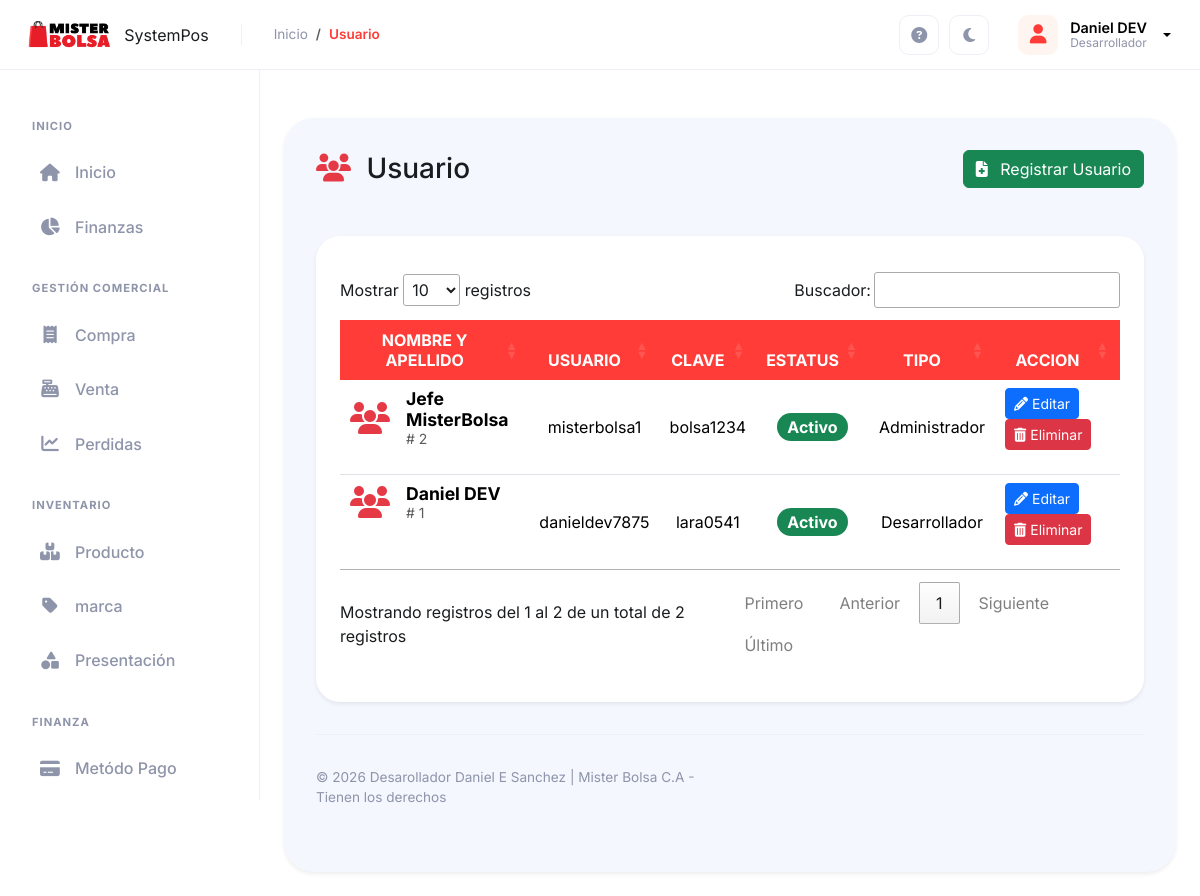
The app's page /controlador/usuario.php (signed in) with its own data.
### tables this page shows
CREATE TABLE `usuario` (
  `id_usuario` int(11) NOT NULL,
  `nombre` varchar(100) NOT NULL,
  `apellido` varchar(100) NOT NULL,
  `usuario` varchar(16) NOT NULL,
  `clave` varchar(16) NOT NULL,
  `estatus` int(1) NOT NULL,
  `id_tipo` int(11) NOT NULL
);

CREATE TABLE `tipo_usuario` (
  `id_tipo` int(11) NOT NULL,
  `nombre` varchar(100) NOT NULL,
  `nivel` int(1) NOT NULL,
  `estatus` int(1) NOT NULL
);

### modelo/usuario.php (called while the page is built, shortened)
<?php
require_once 'conexion.php';
class Usuario extends Conexion{
    function __construct(){
        $this->conex = new Conexion();
        $this->conex = $this->conex->Conex();
    }
    public function consultar($limite = 200){
        $registro="SELECT u.*,tu.id_tipo, tu.nombre AS nombre_tipo
        FROM usuario u
        INNER JOIN  tipo_usuario tu ON u.id_tipo = tu.id_tipo
        ORDER BY u.id_usuario DESC  LIMIT :limite";
        $consulta = $this->conex->prepare($registro);
           $consulta->bindParam(':limite', $limite, PDO::PARAM_INT);
        $resul = $consulta->execute();
        $datos=$consulta->fetchAll(PDO::FETCH_ASSOC);
            if ($resul){
                return $datos;
            } else{
                return $res = 0;
            }
    }
}

### modelo/conexion.php (called while the page is built, shortened)
<?php
	class Conexion extends PDO{
	private $conex ;
	public function __construct(){
		$conexstring ="mysql:host="._DB_HOST_.";dbname="._DB_NAME_.";charset=utf8";
	try {
		$this->conex = new PDO($conexstring, _DB_USER_, _DB_PASS_);
		$this->conex->setAttribute(PDO::ATTR_ERRMODE, PDO::ERRMODE_EXCEPTION);
	}
	catch (PDOException $e) {
		die ("Conexión Fallida".$e->getMessage());
	}
}
	public function Conex(){
	return $this->conex;
	}
}
?>

### vista/usuario.php (the view, shortened to what this page needs)
<!doctype html>
<html lang="en">
<head>
    <?php require_once 'complementos/head2.php'; ?>
</head>
<body>
  <?php require_once 'complementos/nav2.php'; ?>
  <?php require_once 'complementos/sidebar2.php'; ?>
  <div class="row">
    <div class="d-sm-flex align-items-center justify-content-between mb-5">
       <h1 class="h3 mb-0 TextOscuroTitel"> <i class="fa-solid fa-users me-2" style="color: #E63946;"></i>
        Usuario</h1>
          <button type="button" class="btn btn-success" data-bs-toggle="modal" data-bs-target="#exampleModal">
            <i class="fas fa-file-medical me-2"></i>
            Registrar Usuario
      </button>
    </div>
  </div>
  <div class="transaction-list shadow-sm border-0 DivOscuro1">
    <div class="table-responsive TextOscuro">
        <table id="myTable" class="table table-m table-hover" style="width:100%">
            <thead class="table-color">
              <tr>
                <th class="text-center">NOMBRE Y APELLIDO</th>
                <th class="text-center">USUARIO</th>
                <th class="text-center">CLAVE</th>
                <th class="text-center">ESTATUS</th>
                <th class="text-center">TIPO</th>
                <th class="text-center">ACCION</th>
              </tr>
            </thead>
            <tbody>
              <?php
                $estatus_texto = array(
                  1 => 'Activo',
                  2 => 'No Activo',
                );
                $estatus_classes = array(
                  1=> 'badge rounded-pill bg-success ',
                  2=>'badge rounded-pill bg-warning text-dark',
                  3=> 'badge rounded-pill bg-danger'
                );
                foreach ($registro as $dato){
                ?>
                        <tr>
                           <td class="td-oscuro">
                              <div class="d-flex align-items-center">
                                  <div class="me-3">
                                      <i class="fa-solid fa-users fa-2x" style="color: #E63946;"></i>
                                  </div>
                                  <div>
                                      <div class="fw-bold" style="font-size: 1.1rem;">
                                         <?php echo $dato['nombre']." ".$dato['apellido']?>
                                      </div>
                                      <div class="text-muted small">
                                          # <?php echo $dato['id_usuario']?>
                                      </div>
                                  </div>
                              </div>
                          </td>
                          <td class="text-center td-oscuro align-middle"> <?php echo $dato['usuario']?> </td>
                          <td class="text-center td-oscuro align-middle"> <?php echo $dato['clave']?> </td>
                          <td class="text-center td-oscuro align-middle">
                            <span class="<?= $estatus_classes[$dato['estatus']] ?> fa-1x">
                              <?php echo $estatus_texto[$dato['estatus']] ?>
                            </span>
                          </td>
                          <td class="text-center td-oscuro align-middle"> <?php echo $dato['nombre_tipo']?> </td>
                          <td class="td-oscuro align-middle">
                              <form action="?pagina=usuario" method="POST" >
                                <button name="modificar" class="btn btn-primary btn-sm modificar"
                                value="<?php echo $dato['id_usuario'] ?>"><i class="fas fa-pencil-alt" title="Editar"></i> Editar</button>
                                <button type="button" onclick="eliminar(this)" class="btn btn-danger btn-sm eliminar" value="<?php echo $dato['id_usuario'] ?>"> <i class="fas fa-trash-alt" title="Eliminar"> </i> Eliminar </button>
                              </form>
                          </td>
                        </tr>
        <?php } ?>
            </tbody>
            </table>
        </div>
  </div>
  <?php require_once 'complementos/footer2.php'; ?>
</body>
</html>

### assets/css/SystemPos.css (style rules this page uses)
:root { --neo-blue: #FF3C37; --neo-blue-dark: #1a3ab3; --neo-blue-light: #FFF5F0; --neo-bg: #ffffff; --neo-content-bg: #f4f7fe; --neo-text-gray: #8e94a9; --neo-white: #ffffff; --neo-danger: #a81b1b; --neo-success: #00c853; --sidebar-width: 260px; --Table-color: #FF3C37; --Titulo-for:#5F0A00; --Titulo2-for:#000000; --Color2:#5F0A00; --Color3:#B9A09B; --Color4:#AE1F23; --Color5:#C1121F; --Color6:#4b4b4b ; }
body { font-family: 'Inter', sans-serif; background-color: var(--neo-bg); color: #1a1d1f; overflow-x: hidden; }
.chart-container, .transaction-list { background: white; border-radius: 24px; padding: 1.5rem; margin-bottom: 1.5rem; }
.table-color th { background-color: var(--Table-color)!important; color: white !important; border: none !important; }

### assets/css/SystemPosOscuro.css (style rules this page uses)
:root { --text-blank:#fff; --BaseN1: #171717; --BaseN2:#222222; --BaseN3:#343434; --text-1:#FF3C37; --text-0:#000000; --text-2:#b4b4b4; --text-3:#1e5feb; }
body { transition: background-color .35s ease, color .35s ease; }

### records on screen
usuario: nombre "Jefe", apellido "MisterBolsa", id_usuario "2", usuario "misterbolsa1", clave "bolsa1234", estatus "Activo", id_tipo.nombre "Administrador"
usuario: nombre "Daniel", apellido "DEV", id_usuario "1", usuario "danieldev7875", clave "lara0541", estatus "Activo", id_tipo.nombre "Desarrollador"

### other values on screen
$vista "Usuario"
$_SESSION['nombre'] "Daniel"
$_SESSION['apellido'] "DEV"
$_SESSION['nombre_tipo'] "Desarrollador"
